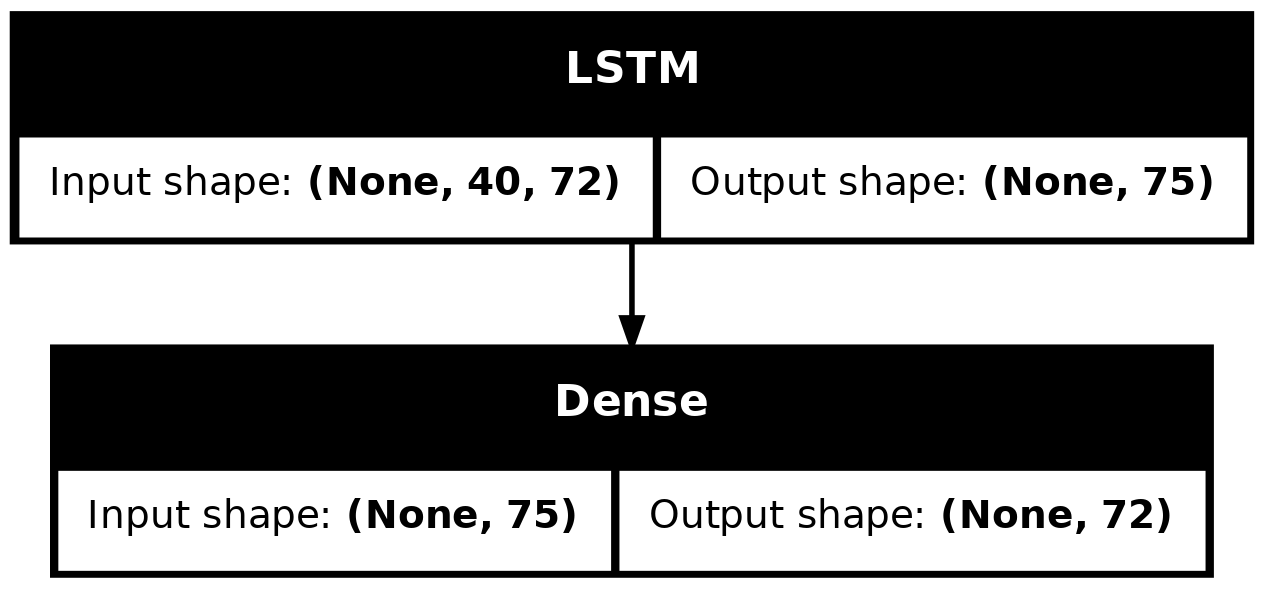

The Python source for this figure:
from numpy import array
from pickle import dump
from keras.utils import to_categorical
from keras.utils import plot_model
from keras.models import Sequential
from keras.layers import Dense
from keras.layers import LSTM

# cargar doc en la memoria
def load_doc(filename):
 # abrir archivo en modo solo lectura
 file = open(filename, 'r')
 # leer todo el texto
 text = file.read()
 # cerrar el archivo
 file.close()
 return text

# definir el modelo
def define_model(X):
 model = Sequential()
 model.add(LSTM(75, input_shape=(X.shape[1], X.shape[2])))
 model.add(Dense(vocab_size, activation='softmax'))
 # compilar modelo
 model.compile(loss='categorical_crossentropy', optimizer='adam', metrics=['accuracy'])
 # resumen del modelo definido
 model.summary()
 plot_model(model, to_file='model.png', show_shapes=True)
 return model

# cargar
in_filename = 'char_sequences.txt'
raw_text = load_doc(in_filename)
lines = raw_text.split('\n')
# enteros codifican secuencias de caracteres
chars = sorted(list(set(raw_text)))
mapping = dict((c, i) for i, c in enumerate(chars))
sequences = list()
for line in lines:
 # línea entera de codificación
 encoded_seq = [mapping[char] for char in line]
 # almacenar
 sequences.append(encoded_seq)
# tamaño del vocabulario
vocab_size = len(mapping)
print('Tamaño del vocabulario: %d' % vocab_size)
# separar en entrada y salida
sequences = array(sequences)
X, y = sequences[:,:-1], sequences[:,-1]
sequences = [to_categorical(x, num_classes=vocab_size) for x in X]
X = array(sequences)
# modelo adecuado
y = to_categorical(y, num_classes=vocab_size)
# definir modelo
model = define_model(X)
# Guardar el mapeo
model.fit(X, y, epochs=100, verbose=2)
# guardar el modelo en el archivo
model.save('model.h5')
dump(mapping, open('mapping.pkl', 'wb'))